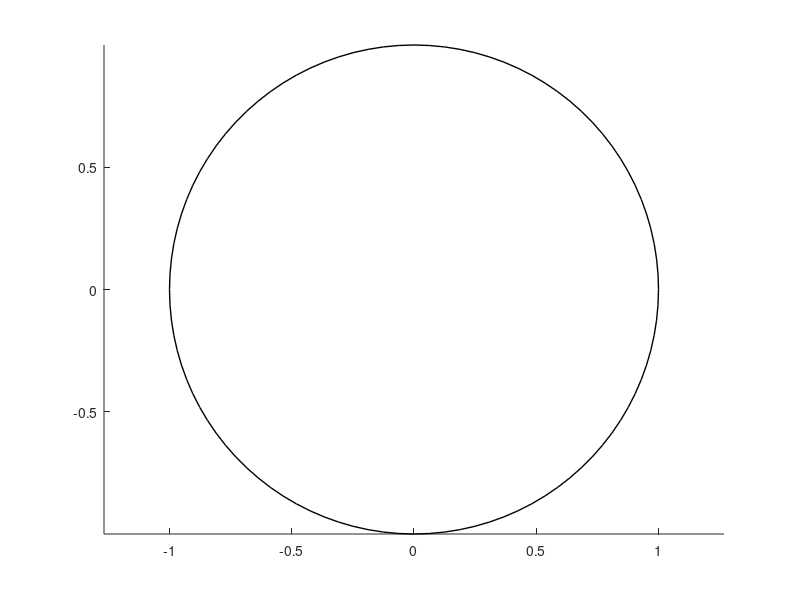

Here is the MATLAB script that generated this plot:
function drawCircle(varargin)
% Draw circle(s) in the xy-plane.
%
% Usage:    drawCircle
%           drawCircle(xc,yc,r)
%           drawCircle(xc,yc,r, 'lType')
%
% INPUT:
% (optional)
% xc,yc     - n-by-m matrices with (x,y) coordinates of the center(s) 
%             of n*m circles. Default: (0, 0).
% r         - either a scalar or an n-by-m matrix of circle(s) radii.
%             Default: 1.
% 'lType'  - a string defining the line style and width (e.g., '2r-.').
%             Default: 'b-'.
%
% OUTPUT:
% none
%
% Examples in 2D:
%  clf; drawCircle;
%  clf; drawCircle(3, 2, '2r-.');
%  clf; x = randn(2,3); y = randn(2,3); r = rand(2,3); drawCircle(x,y,r,'gs');
% Examples in 3D:
%  clf; drawVector([1 1 2]); hold on; drawCircle([0 1], [0 -1], [1,.5], '2r-'); hold off;
%
% See also: drawSphere, drawPlane, drawVector, drawLine, drawXLine, drawYLine.

% Copyright (c) 2009, Dr. Vladimir Bondarenko <http://sites.google.com/site/bondsite>

% Check input:
error(nargchk(0,4,nargin));

% Defaults:
N = 100; k = 0:N;       % Number of points on the circle(s)
xc = 0; yc = 0; r = 1;  % Center coordinates and radius.
lType = 'k-';

% Parse input:
for ii=1:nargin
    if ischar(varargin{ii})
        lType = varargin{ii};
    elseif isscalar(varargin{ii})
        if nargin==1 || ii > 2
            r = varargin{ii};
        elseif ii==1
            xc = varargin{ii};
        elseif ii==2
            yc = varargin{ii};
        end    
    else
        if ii==1
            xc = varargin{ii};
        elseif ii==2
            yc = varargin{ii};
        else
            r = varargin{ii};
        end
    end 
end
% Check input
if ~all(size(xc)==size(yc)), error('Dimensions of xc and yc must be equal.'); end;
if ~isscalar(r)&&~all(size(xc)==size(r))
    error('Wrong dimensions of r. Must be scalar or matrix with dimensins of xc and yc'); 
end;
% Parse the line parameters
[lStyle,lWidth,lColor, lMarker] = parseLineType(lType);
    
% MAIN:
holdon = get(gca, 'NextPlot'); % Capture the NextPlot property

for ii=1:size(xc,1)
    for jj = 1:size(xc,2)
        xy = r(ii,jj)*exp(2*pi*1i*k./N) + xc(ii,jj) + 1i*yc(ii,jj);
        x = real(xy); y = imag(xy);
        line(x, y, 'LineStyle', lStyle, ...
                   'LineWidth', lWidth, ...
                   'Color'    , lColor, ...
                   'Marker'   , lMarker     );

        hold on;
    end
end
axis equal
set(gca, 'NextPlot', holdon); % restore the NextPlot property

function [lStyle,lWidth,lColor, lMarker] = parseLineType(lType)
% Parse the line type
% get line style
lStyles = '--|:|-\.|-';
[dum1,dum2,dum3, lStyle] = regexp(lType, lStyles, 'once');
if isempty(lStyle), lStyle = 'none'; end
% get width
[dum1,dum2,dum3, lWidth] = regexp(lType, '\d*', 'once');
if isempty(lWidth), lWidth = 1; else lWidth = str2double(lWidth); end
% get color
lColors = 'y|m|c|r|g|b|w|k';
[dum1,dum2,dum3, lColor] = regexp(lType, lColors, 'once');
if isempty(lColor), lColor = 'k'; end
% get marker
lMarkers = '\+|o|\*|\.|x|s|d|\^|>|<|v|p|h|';
[dum1,dum2,dum3, lMarker] = regexp(lType, lMarkers, 'once');
if isempty(lMarker), lMarker = 'none'; end